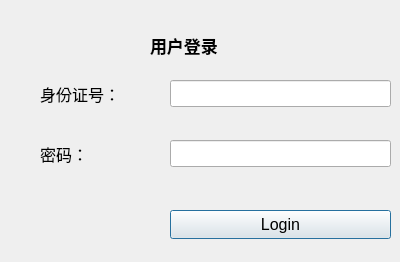
<?xml version="1.0" encoding="UTF-8"?>
<ui version="4.0">
 <class>Dialog</class>
 <widget class="QDialog" name="Dialog">
  <property name="geometry">
   <rect>
    <x>0</x>
    <y>0</y>
    <width>400</width>
    <height>262</height>
   </rect>
  </property>
  <property name="windowTitle">
   <string>Dialog</string>
  </property>
  <widget class="QLabel" name="label_5">
   <property name="geometry">
    <rect>
     <x>150</x>
     <y>30</y>
     <width>121</width>
     <height>31</height>
    </rect>
   </property>
   <property name="font">
    <font>
     <family>Bahnschrift SemiCondensed</family>
     <pointsize>13</pointsize>
     <weight>75</weight>
     <bold>true</bold>
    </font>
   </property>
   <property name="text">
    <string>用户登录</string>
   </property>
  </widget>
  <widget class="QLabel" name="label_3">
   <property name="geometry">
    <rect>
     <x>40</x>
     <y>80</y>
     <width>150</width>
     <height>27</height>
    </rect>
   </property>
   <property name="font">
    <font>
     <pointsize>12</pointsize>
    </font>
   </property>
   <property name="text">
    <string>身份证号：</string>
   </property>
  </widget>
  <widget class="QLabel" name="label_4">
   <property name="geometry">
    <rect>
     <x>40</x>
     <y>140</y>
     <width>150</width>
     <height>27</height>
    </rect>
   </property>
   <property name="font">
    <font>
     <pointsize>12</pointsize>
    </font>
   </property>
   <property name="text">
    <string>密码：</string>
   </property>
  </widget>
  <widget class="QLineEdit" name="username">
   <property name="geometry">
    <rect>
     <x>170</x>
     <y>80</y>
     <width>221</width>
     <height>27</height>
    </rect>
   </property>
   <property name="font">
    <font>
     <pointsize>12</pointsize>
    </font>
   </property>
   <property name="text">
    <string/>
   </property>
  </widget>
  <widget class="QLineEdit" name="password">
   <property name="geometry">
    <rect>
     <x>170</x>
     <y>140</y>
     <width>221</width>
     <height>27</height>
    </rect>
   </property>
   <property name="font">
    <font>
     <pointsize>12</pointsize>
    </font>
   </property>
   <property name="text">
    <string/>
   </property>
  </widget>
  <widget class="QPushButton" name="LoginBtn">
   <property name="geometry">
    <rect>
     <x>170</x>
     <y>210</y>
     <width>221</width>
     <height>29</height>
    </rect>
   </property>
   <property name="font">
    <font>
     <pointsize>12</pointsize>
    </font>
   </property>
   <property name="autoFillBackground">
    <bool>true</bool>
   </property>
   <property name="text">
    <string>Login</string>
   </property>
  </widget>
 </widget>
 <resources/>
 <connections/>
</ui>
